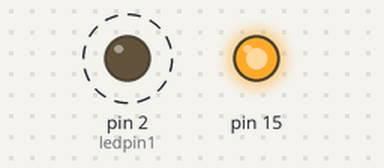
A sketch run on a simulated Arduino Uno, built with avr-gcc and run on an emulated ATmega328P. Shown: output pins drawn as LEDs (lit = HIGH). Dashed ring = blinking.

Above: at 0.5 s.
Timing chart, 0 to 4.6 s (numbered marks = the images above):
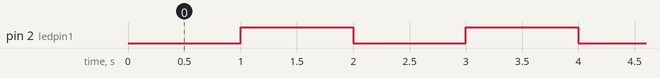

The sketch:

Lab_6_record_TEST_6.1-3_A.ino
```cpp
int ledpin1 = 2;

void setup() {
  pinMode(ledpin1,OUTPUT);
  pinMode(15,OUTPUT);
  digitalWrite(15,HIGH);
  //Serial.begin(115200);
}

void loop() {
    digitalWrite(ledpin1,LOW);
    delay(1000);
    digitalWrite(ledpin1,HIGH);
    delay(1000);
}
```

Measured:
- by itself, pin 2 (ledpin1): alternates HIGH for 1.0 s and LOW for 1.0 s
